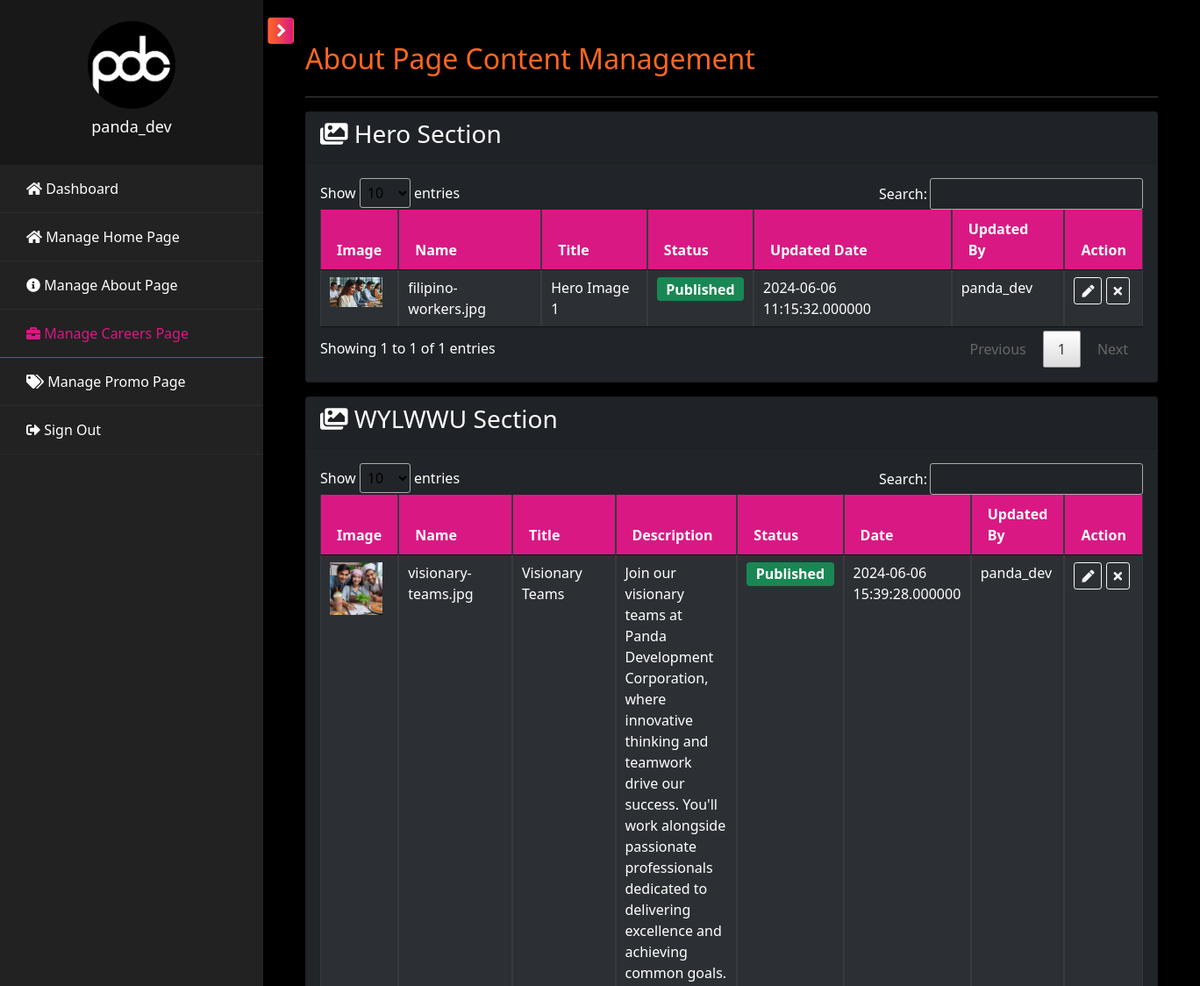
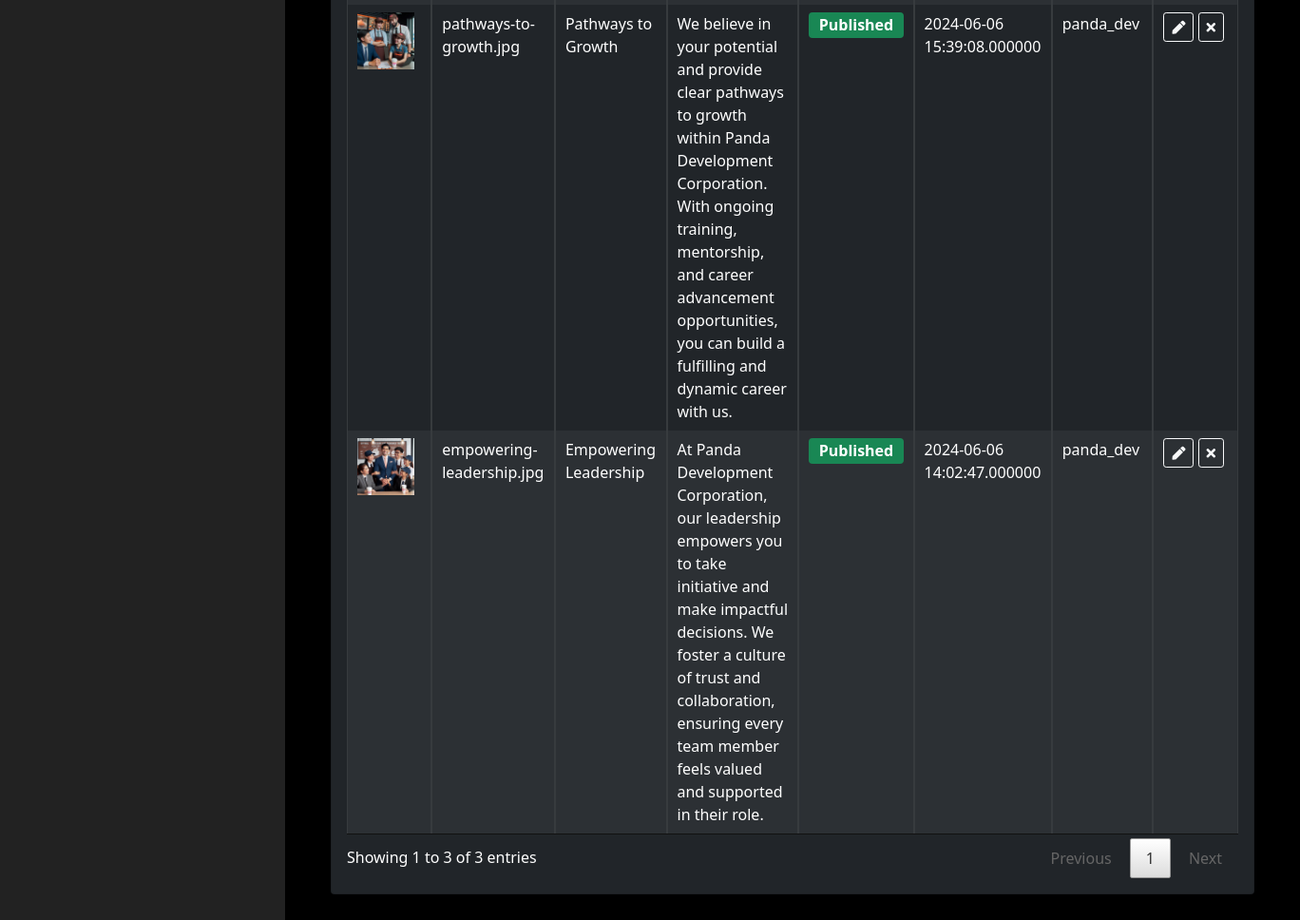
The page /pages/dev/dev.careers.php (signed in) on the database its author committed (2 pictures, top to bottom).
### tables this page shows
CREATE TABLE `tbl_careers_hero` (
  `id` int(100) NOT NULL,
  `image_name` varchar(2000) NOT NULL,
  `file_path` varchar(1000) NOT NULL,
  `title` varchar(1000) NOT NULL,
  `status` enum('Published','Unpublish') NOT NULL,
  `updated` datetime(6) NOT NULL DEFAULT current_timestamp(6),
  `modified_by` varchar(1000) NOT NULL
);

CREATE TABLE `tbl_user` (
  `id` int(11) NOT NULL,
  `username` varchar(100) NOT NULL,
  `password` varchar(255) NOT NULL,
  `role` enum('admin','support','dev','marketing','hr','outlet') NOT NULL,
  `branch` varchar(100) DEFAULT NULL,
  `status` enum('Active','Inactive') NOT NULL DEFAULT 'Active',
  `created` datetime(6) DEFAULT current_timestamp(6),
  `updated` datetime(6) DEFAULT current_timestamp(6) ON UPDATE current_timestamp(6)
);

CREATE TABLE `tbl_careers_wylwwu` (
  `id` int(100) NOT NULL,
  `image_name` varchar(2000) NOT NULL,
  `file_path` varchar(1000) NOT NULL,
  `title` varchar(1000) NOT NULL,
  `description` longtext NOT NULL,
  `status` enum('Published','Unpublish') NOT NULL,
  `updated` datetime(6) NOT NULL DEFAULT current_timestamp(6),
  `modified_by` varchar(5000) NOT NULL
);

### pages/dev/dev.careers.php (the view, shortened to what this page needs)
<?php include('dev.header.php'); ?>
    <div id="content" class="p-4 p-md-5 pt-5">
        <h2 class="mb-4 text-orange">About Page Content Management</h2>
        <hr />
        <div class="card bg-dark mb-3">
            <div class="card-header">
                <h3><i class="fas fa-images"></i> Hero Section</h3>
            </div>
            <div class="card-body">
                <div class="table-responsive">
                    <table class="table table-bordered table-striped table-dark table-sm w-100" id="chero_table">
                        <thead>
                            <tr>
                                <th>Image</th>
                                <th>Name</th>
                                <th>Title</th>
                                <th>Status</th>
                                <th>Updated Date</th>
                                <th>Updated By</th>
                                <th>Action</th>
                            </tr>
                        </thead>
                        <tbody>
                            <?php
                                $hero_qry = mysqli_query($conn, "
                                    SELECT
                                    h.*,
                                    u2.id as modified_by_userid,
                                    u2.username as modified_by_username
                                    FROM tbl_careers_hero h
                                    LEFT JOIN tbl_user u2 ON h.modified_by = u2.id
                                    ORDER BY h.updated DESC;
                                ");
                                while($rows=mysqli_fetch_array($hero_qry)){
                            ?>
                                <tr>
                                    <td><img src="<?php echo $rows["file_path"]; ?>" style="width: 60px; height: auto;" /></td>
                                    <td><?php echo $rows["image_name"]; ?></td>
                                    <td><?php echo $rows["title"]; ?></td>
                                    <td>
                                        <span class="badge <?php echo $rows["status"] == 'Published' ? 'bg-success' : 'bg-secondary'; ?>">
                                            <?php echo ucfirst($rows["status"]); ?>
                                        </span>
                                    </td>
                                    <td><?php echo $rows["updated"]; ?></td>
                                    <td><?php echo $rows["modified_by_username"]; ?></td>
                                    <td>
                                        <a class="btn btn-sm btn-outline-light" href="dev.edit.chero.php?id=<?php echo $rows['id']; ?>" title="Edit"><i class="fas fa-pen"></i></a>
                                        <?php if ($rows['status'] == 'Published') { ?>
                                            <a class="btn btn-sm btn-outline-light" href="process.status.chero.php?id=<?php echo $rows['id']; ?>&status=Unpublish" title="Unpublish">
                                                <i class="fas fa-times"></i>
                                            </a>
                                        <?php } else { ?>
                                            <a class="btn btn-sm btn-outline-light" href="process.status.chero.php?id=<?php echo $rows['id']; ?>&status=Published" title="publish">
                                                <i class="fas fa-check"></i>
                                            </a>
                                        <?php } ?>
                                    </td>
                                </tr>
                            <?php } ?>
                        </tbody>
                    </table>
                </div>
            </div>
        </div>
        <div class="card bg-dark mb-3">
            <div class="card-header">
                <h3><i class="fas fa-images"></i> WYLWWU Section</h3>
            </div>
            <div class="card-body">
                <div class="table-responsive">
                    <table class="table table-bordered table-striped table-dark table-sm w-100" id="wylwwu_table">
                        <thead>
                            <tr>
                                <th>Image</th>
                                <th>Name</th>
                                <th>Title</th>
                                <th>Description</th>
                                <th>Status</th>
                                <th>Date</th>
                                <th>Updated By</th>
                                <th>Action</th>
                            </tr>
                        </thead>
                        <tbody>
                            <?php
                                $wylwwu_qry = mysqli_query($conn, "
                                    SELECT
                                    h.*,
                                    u2.id as modified_by_userid,
                                    u2.username as modified_by_username
                                    FROM tbl_careers_wylwwu h
                                    LEFT JOIN tbl_user u2 ON h.modified_by = u2.id
                                    ORDER BY h.updated DESC;
                                ");
                                while($wylwwu_row=mysqli_fetch_array($wylwwu_qry)){
                            ?>
                                <tr>
                                    <td><img src="<?php echo $wylwwu_row["file_path"]; ?>" style="width: 60px; height: auto;" /></td>
                                    <td><?php echo $wylwwu_row["image_name"]; ?></td>
                                    <td><?php echo $wylwwu_row["title"]; ?></td>
                                    <td><?php echo $wylwwu_row["description"]; ?></td>
                                    <td>
                                        <span class="badge <?php echo $wylwwu_row["status"] == 'Published' ? 'bg-success' : 'bg-secondary'; ?>">
                                            <?php echo ucfirst($wylwwu_row["status"]); ?>
                                        </span>
                                    </td>
                                    <td><?php echo $wylwwu_row["updated"]; ?></td>
                                    <td><?php echo $wylwwu_row["modified_by_username"]; ?></td>
                                    <td>
                                        <a class="btn btn-sm btn-outline-light" href="dev.edit.wylwwu.php?id=<?php echo $wylwwu_row['id']; ?>" title="Edit"><i class="fas fa-pen"></i></a>
                                        <?php if ($wylwwu_row['status'] == 'Published') { ?>
                                            <a class="btn btn-sm btn-outline-light" href="process.status.wylwwu.php?id=<?php echo $wylwwu_row['id']; ?>&status=Unpublish" title="Unpublish">
                                                <i class="fas fa-times"></i>
                                            </a>
                                        <?php } else { ?>
                                            <a class="btn btn-sm btn-outline-light" href="process.status.wylwwu.php?id=<?php echo $wylwwu_row['id']; ?>&status=Published" title="publish">
                                                <i class="fas fa-check"></i>
                                            </a>
                                        <?php } ?>
                                    </td>
                                </tr>
                            <?php } ?>
                        </tbody>
                    </table>
                </div>
            </div>
        </div>
    </div>
<?php include('dev.footer.php'); ?>

### assets/css/main.style.css (style rules this page uses)
body { background-color: #000; color: #fff; text-align: left; margin: 0; }
.text-orange { color: #FF671F; }
#content { width: 100%; padding: 0; min-height: 100vh; -webkit-transition: all 0.3s; -o-transition: all 0.3s; transition: all 0.3s; }
.table-dark { background-color: #222; color: #fff; }
.table-dark .badge { font-size: 1rem; }
.table-dark thead th { background-color: #DA1884; color: #fff; }

### rows shown on the page
tbl_careers_hero: file_path (picture), image_name "filipino-workers.jpg", title "Hero Image 1", status "Published", updated "2024-06-06 11:15:32.000000", tbl_user.username "panda_dev"
tbl_careers_wylwwu: file_path (picture), image_name "visionary-teams.jpg", title "Visionary Teams", description "Join our visionary teams at Panda Development Corporation, where innovative thinking and teamwork drive our success. You'll work alongside passionate professionals dedicated to delivering excellence and achieving common goals.", status "Published", updated "2024-06-06 15:39:28.000000", tbl_user.username "panda_dev"
tbl_careers_wylwwu: file_path (picture), image_name "pathways-to-growth.jpg", title "Pathways to Growth", description "We believe in your potential and provide clear pathways to growth within Panda Development Corporation. With ongoing training, mentorship, and career advancement opportunities, you can build a fulfilling and dynamic career with us.", status "Published", updated "2024-06-06 15:39:08.000000", tbl_user.username "panda_dev"
tbl_careers_wylwwu: file_path (picture), image_name "empowering-leadership.jpg", title "Empowering Leadership", description "At Panda Development Corporation, our leadership empowers you to take initiative and make impactful decisions. We foster a culture of trust and collaboration, ensuring every team member feels valued and supported in their role.", status "Published", updated "2024-06-06 14:02:47.000000", tbl_user.username "panda_dev"

### other values the page prints
$_SESSION['username'] "panda_dev"
